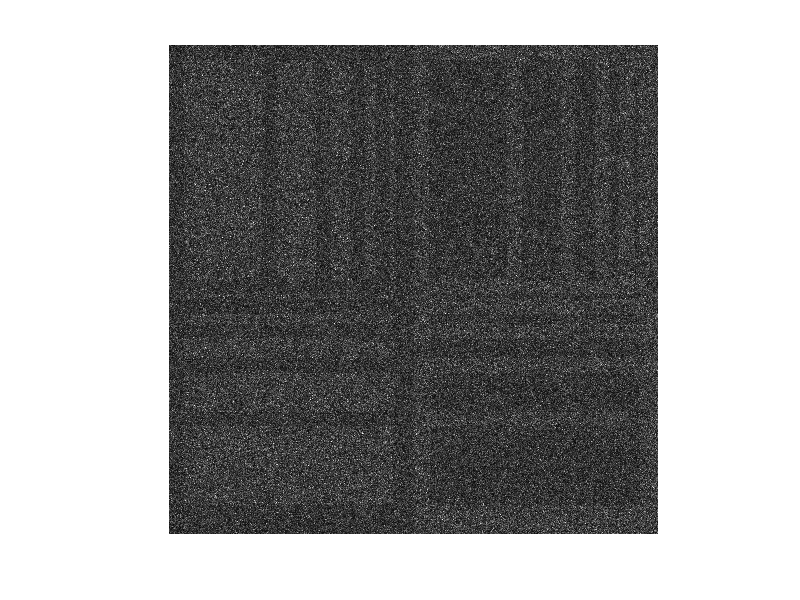

This figure's MATLAB source:
%%%%%%%%%%%%%%%%%%%%%%%%%%%%%%%%%%%%%%%%%%%%%%%%%%%%%%%%%%%%%%%%%%%%%%%%%%
% To load a .txt file in Matlab (with the above saved format) and write it
% to matrix V.:
clear all;
fid=fopen('Phantom_0.500_4_1_1.txt','r');
M=fscanf(fid,'%d',1);
N=fscanf(fid,'%d',1);
for i=1:M
  for j=1:N
  tmp=fscanf(fid,'%f',1);
  V(i,j)=tmp;
  end
 end
 fscanf(fid,'\n');
status=fclose(fid);
%V=mat2gray(V);
%Va=imadjust(V);
%escala1=mean2(V);
imshow(V);